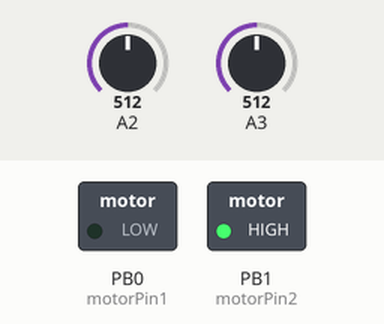
Recording of a sketch running on a simulated ATtiny85, built with avr-gcc and run on an emulated ATtiny85. Shown: switched loads named in the sketch (green lamp = pin HIGH). Inputs (shaded band) come from the test bench; at power-on: A2 = 512, A3 = 512.

Above: at 0.1 s.
Timing chart, 0 to 1.6 s (numbered marks = the images above):
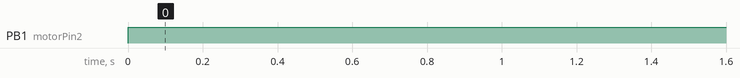

Measured:
- by itself, PB1 (motorPin2): LOW → HIGH at 0.00 s

The sketch:

RotationPlatformTiny.ino
```cpp
/*
 * Stepper Motor Controller using ATTiny85
 *
 * This sketch commands a stepper motor (28BYJ-48 + ULN2003 Driver) in Full-Step mode using only 2 wires to do it
 *
 */


#include "StepperController.hpp"

byte motorPin1 = 0;  //Stepper motor pin 1
byte motorPin2 = 1; //Stepper motor pin 2
int w1, w2; //variables to command motor windings
byte butPin = 2;  //Tiny A2
short int clickDir = 0;  //variable to read A2 input
byte spdPot = 3;  //Tiny A3
unsigned long clickSpd = 0; //variable to read A3 input
StepperController sc;

void setup() {
  //declare the motor pins as outputs
  pinMode(motorPin1, OUTPUT);
  pinMode(motorPin2, OUTPUT);

}

void loop() {

  clickSpd = analogRead(spdPot);     // read the value from direction button
  clickDir = analogRead(butPin);     // read the value from the potentiometer

  sc.move((clickSpd*255/1023),(int)(1.0/511.0*clickDir+0.5)-1 ,millis());  // Set speed using the value from the potenciometer, direction from Dir Button and time using current time
  sc.getState(&w1, &w2); // Get the step sequence to the stepper motor

  // Sends the step to stepper motor pins
  digitalWrite(motorPin1, w1);
  digitalWrite(motorPin2, w2);

}
```

StepperController.cpp
```cpp
// (licence header left out)
#include "StepperController.hpp"

/*  Step Right (1) or Left (-1)
 *  step: {-1,0,1}
 */
void StepperController::step(int step){
    state+=step;
}

/*  Get current motor state
 *  s1= coil 1, s2= coil 2, s3= !s2, s4=!s1
 */
void StepperController::getState(int *s1, int *s2){
    *s1= states[state%4][0];
    *s2= states[state%4][1];
}
 /* Move right or left with the given speed. Time is the current time in millis
  * speed: between [0 , 255]
  * direction: {-1,0,1}
  */
bool StepperController::move(unsigned char speed, char direction, unsigned long time){
    if( lastupdate + (-21*speed+7058) <= time){
        step(direction);
        lastupdate= time;
        return true;
    }
    return false;
}
```

StepperController.hpp
```cpp
// (licence header left out)
#ifndef StepperController_hpp
#define StepperController_hpp


class StepperController{
public:
    /*  Step Right (1) or Left (-1)
     *  step: {-1,0,1}
     */
    void step(int step);

    /*  Get current motor state
     *  s1= coil 1, s2= coil 2, s3= !s2, s4=!s1
     */
    void getState(int* s1, int* s2);

    /* Move right or left with the given speed. Time is the current time in millis
     * speed: between [0 , 255]
     * direction: {-1,0,1}
     */
    bool move(unsigned char speed, char direction, unsigned long time);

private:
    unsigned char state= 0;
    char states[4][2]={{0,1},{1,1},{1,0},{0,0}};
    unsigned long lastupdate= 0;
};

#endif /* StepperController_hpp */
```
